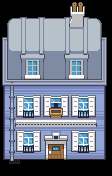

This is a level from a 2D game, rendered from its Tiled map with the project's own tilesets. A one-line summary and the map file follow, with tile-layer data summarised:
An orthogonal 7x11 tile map with 16x16 px tiles, 3 tile layers (OnGrass, Collisions, WalkBehind), 5 tilesets and 1 object (teleport on push).

<map version="1.10" tiledversion="1.11.0" orientation="orthogonal" renderorder="right-down" compressionlevel="6" width="7" height="11" tilewidth="16" tileheight="16" infinite="0" nextlayerid="5" nextobjectid="10">
 <tileset firstgid="1" source="../../../tileset/invisible.tsx" />
 <tileset firstgid="17" source="../../../tileset/heal4.tsx" />
 <tileset firstgid="87" source="../../../tileset/building-small.tsx" />
 <tileset firstgid="1111" source="../../../tileset/houses.tsx" />
 <tileset firstgid="2072" source="../../../tileset/sea.tsx" />
 <layer id="4" name="OnGrass" width="7" height="11">
  <data>[77 cells, 4 non-empty, 2 distinct tile ids]</data>
 </layer>
 <layer id="1" name="Collisions" width="7" height="11">
  <data>[77 cells, 60 non-empty, 57 distinct tile ids]</data>
 </layer>
 <layer id="2" name="WalkBehind" width="7" height="11">
  <data>[77 cells, 35 non-empty, 31 distinct tile ids]</data>
 </layer>
 <objectgroup id="3" name="Moving">
  <object id="9" type="teleport on push" gid="3" x="48" y="160" width="16" height="16">
   <properties>
    <property name="map" value="floor-0" />
    <property name="x" value="3" />
    <property name="y" value="8" />
   </properties>
  </object>
 </objectgroup>
</map>
